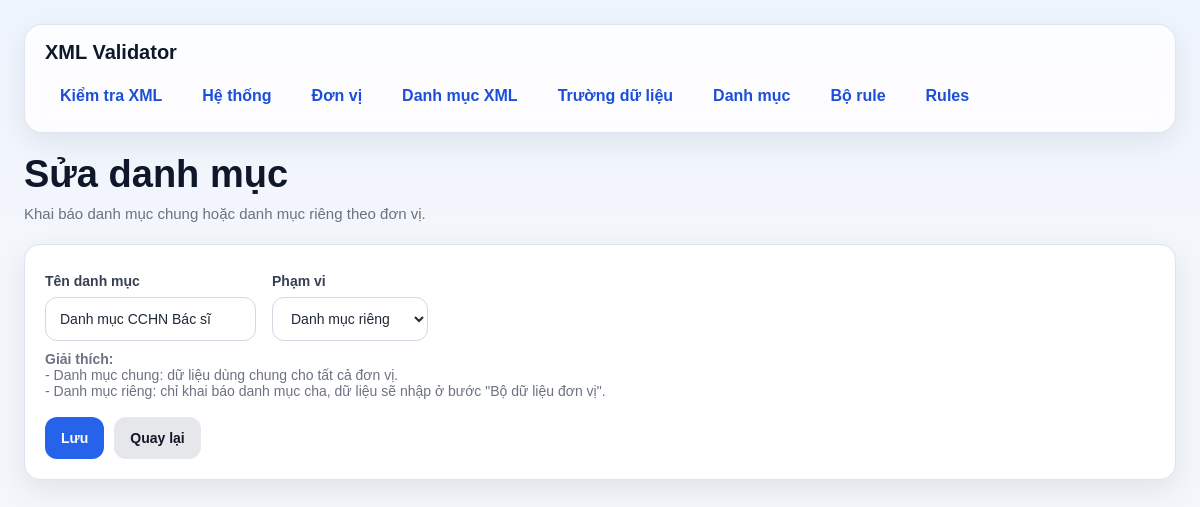
The page /categories/1/edit on the database as committed earlier.
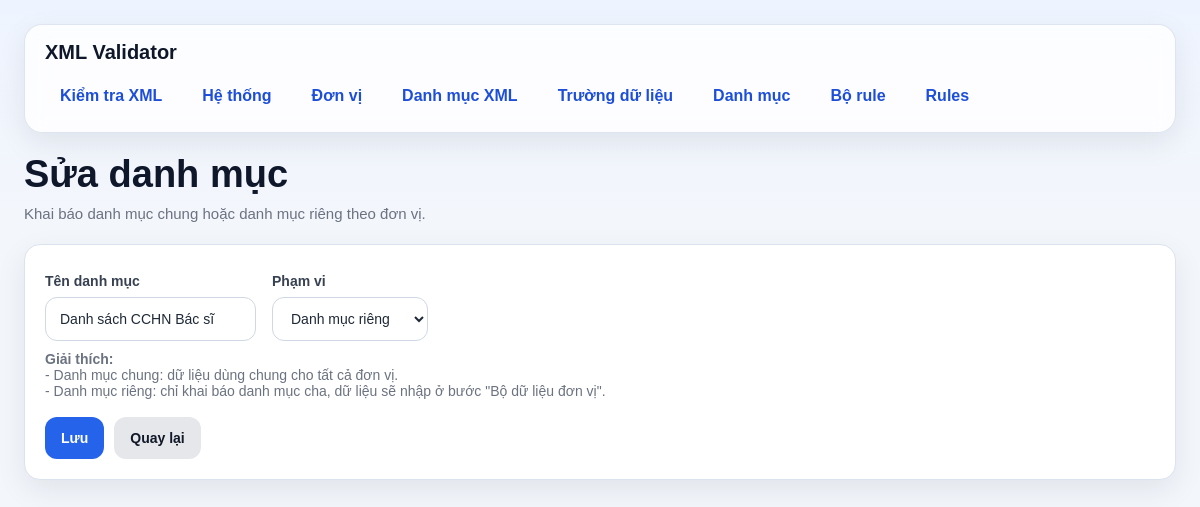
The same page on the database as committed later.
### models/category_model.py (models this page shows, shortened)
class DanhMuc(db.Model):
    __tablename__ = "danh_muc"
    id = db.Column(db.Integer, primary_key=True)
    ten_danh_muc = db.Column(db.String(255), nullable=False)
    scope = db.Column(db.String(20), nullable=False, default="COMMON")
    fields = db.relationship(
        "DanhMucField",
        back_populates="danh_muc",
        cascade="all, delete-orphan",
        lazy="select"
    )
    datasets = db.relationship(
        "DanhMucDataset",
        back_populates="danh_muc",
        cascade="all, delete-orphan",
        lazy="select"
    )

### routes/category_routes.py (the view, shortened to what this page needs)
@category_bp.route("/<int:category_id>/edit", methods=["GET", "POST"])
def edit_category(category_id):
    item = DanhMuc.query.get_or_404(category_id)
    error = None
    return render_template(
        "category_form.html",
        item=item,
        error=error
    )

### templates/category_form.html (shortened to what this page needs)
{% extends "base.html" %}
{% block content %}
<div class="page-header">
    <h1 class="page-title">{% if item %}Sửa danh mục{% else %}Tạo danh mục{% endif %}</h1>
    <div class="page-subtitle">Khai báo danh mục chung hoặc danh mục riêng theo đơn vị.</div>
</div>
<div class="card">
    <form method="POST" id="category-form">
        <div class="grid">
            <div class="col-6">
                <label>Tên danh mục</label>
                <input
                    type="text"
                    name="ten_danh_muc"
                    value="{{ item.ten_danh_muc if item else '' }}"
                    placeholder="Ví dụ: Danh mục mã bác sĩ"
                >
            </div>
            <div class="col-6">
                <label>Phạm vi</label>
                <select name="scope" id="scope">
                    <option value="UNIT" {% if item and item.scope == 'UNIT' %}selected{% endif %}>Danh mục riêng</option>
                </select>
            </div>
        </div>
        <div class="card-subtitle" style="margin-top: 10px;">
            <strong>Giải thích:</strong><br>
            - Danh mục chung: dữ liệu dùng chung cho tất cả đơn vị.<br>
            - Danh mục riêng: chỉ khai báo danh mục cha, dữ liệu sẽ nhập ở bước "Bộ dữ liệu đơn vị".
        </div>
        <div class="actions">
            <button type="submit" class="btn btn-primary">{% if item %}Lưu{% else %}Tạo{% endif %}</button>
            <a href="/categories" class="btn btn-secondary">Quay lại</a>
        </div>
    </form>
</div>
{% endblock %}

Rows that differ between the two databases and show on the page:
changed DanhMuc "Danh mục riêng": ten_danh_muc "Danh mục CCHN Bác sĩ" → "Danh sách CCHN Bác sĩ"
